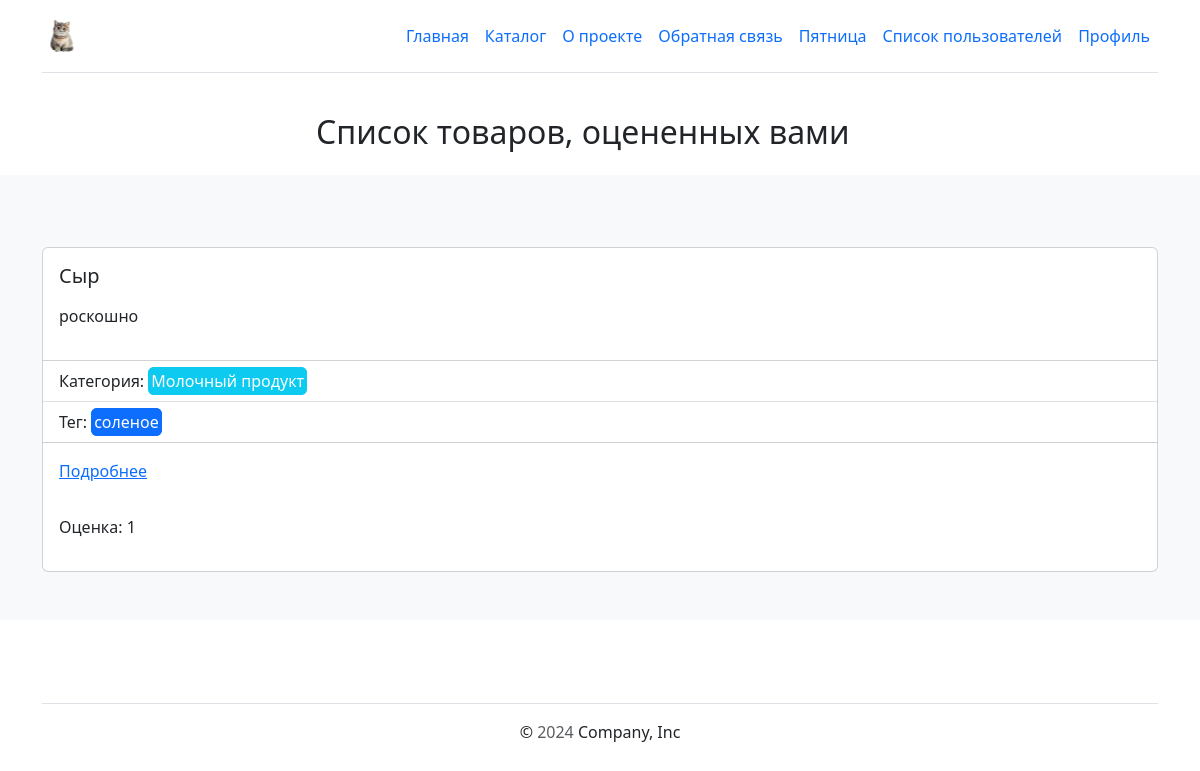
The app's page /statistics/rated/ (signed in) with its own data.
### catalog/models.py (models this page shows, shortened)
class Item(core.models.AbstractModel):
    text = tinymce.models.HTMLField(
        "текст",
        validators=[
            catalog.validators.ValidateMustContain("роскошно", "превосходно"),
        ],
        help_text="введите текст",
    )
    category = django.db.models.ForeignKey(
        Category,
        on_delete=django.db.models.CASCADE,
        default=None,
        related_name="items",
        related_query_name="item",
    )
    tags = django.db.models.ManyToManyField(
        Tag,
        related_name="items",
        related_query_name="item",
    )
    is_on_main = django.db.models.BooleanField(
        "принадлежит к главной странице",
        default=False,
        help_text="введите принадлежит ли к главной странице товар",
    )
    created_at = django.db.models.DateTimeField(
        "дата создания",
        auto_now_add=True,
        null=True,
    )
    updated_at = django.db.models.DateTimeField(
        "обновлено",
        auto_now=True,
        null=True,
    )
    objects = catalog.managers.ItemManager()
    def image_tmb(self):
        if self.main_image:
            return django.utils.safestring.mark_safe(
                f"<img src='{self.main_image.image.url}' width='50'>",
            )
        return "Нет изображения"
    image_tmb.short_description = "превью"
    image_tmb.allow_tags = True
    class Meta:
        verbose_name = "товар"
        verbose_name_plural = "товары"

class Category(core.models.AbstractModel):
    slug = django.db.models.SlugField(
        "слаг",
        max_length=200,
        unique=True,
        help_text="введите слаг",
    )
    weight = django.db.models.PositiveSmallIntegerField(
        "вес",
        default=100,
        validators=[catalog.validators.validate_int_from_1_to_32767],
        help_text="введите вес",
    )
    normalized_name = django.db.models.CharField(
        "нормализированное имя",
        max_length=150,
        unique=False,
        blank=True,
        default=None,
        null=True,
    )
    class Meta:
        verbose_name = "категория"
        verbose_name_plural = "категории"

class Tag(core.models.AbstractModel):
    slug = django.db.models.SlugField(
        "слаг",
        max_length=200,
        unique=True,
        help_text="введите слаг",
    )
    normalized_name = django.db.models.CharField(
        "нормализированное имя",
        max_length=150,
        unique=False,
        blank=True,
        default=None,
        null=True,
    )
    class Meta:
        verbose_name = "тег"
        verbose_name_plural = "теги"
    def __str__(self):
        return self.name

### rating/models.py (models this page shows, shortened)
class Rating(models.Model):
    class ScoreChoices(models.IntegerChoices):
        hate = 1, "Ненависть"
        dislike = 2, "Неприязнь"
        normal = 3, "Нейтрально"
        like = 4, "Обожание"
        love = 5, "Любовь"
        __empty__ = "Неизвестно"
    user = models.ForeignKey(
        User,
        on_delete=models.CASCADE,
        help_text="пользователь",
        related_name="ratings",
    )
    item = models.ForeignKey(
        catalog.models.Item,
        on_delete=models.CASCADE,
        help_text="товар",
        related_name="rating",
    )
    score = models.IntegerField(
        "оценка",
        choices=ScoreChoices.choices,
        default=ScoreChoices.normal,
        help_text="оценка",
        blank=True,
        null=True,
    )
    created_at = models.DateTimeField(
        "дата создания",
        help_text="дата создания",
        auto_now_add=True,
        null=True,
    )
    updated_at = models.DateTimeField(
        help_text="дата последнего изменения",
        auto_now=True,
        null=True,
    )
    class Meta:
        verbose_name = "отзыв"
        verbose_name_plural = "отзывы"
        constraints = [
            models.UniqueConstraint(
                fields=["user_id", "item_id"],
                name="unique_user_item",
            ),
        ]

### stats/views.py (the view)
# urls.py: path("rated/", stats.views.RatedItemsView.as_view(), name="rated-items"),
class RatedItemsView(mixins.LoginRequiredMixin, generic.View):
    def get(self, request):
        context = {}
        items = catalog.models.Item.objects.published()
        prefetched_items = (
            items.prefetch_related(
                Prefetch(
                    "rating",
                    queryset=rating.models.Rating.objects.filter(
                        user=request.user,
                    ),
                ),
            )
            .filter(rating__user=request.user)
            .order_by("-rating__score")
        )
        context["items"] = prefetched_items
        return render(request, "stats/rated_items.html", context)

### catalog/managers.py (called while the page is built)
    def published(self):
        item = self.get_queryset().filter(
            is_published=True,
            category__is_published=True,
        )
        item_field_name = catalog.models.Item.category.field.name
        category_field_name = catalog.models.Category.name.field.name
        category_order_by = f"{item_field_name}__{category_field_name}"
        queryset = item.order_by(
            category_order_by,
            catalog.models.Item.name.field.name,
        )
        return queryset.select_related(
            catalog.models.Item.category.field.name,
        ).prefetch_related(
            django.db.models.Prefetch(
                catalog.models.Item.tags.field.name,
                queryset=catalog.models.Tag.objects.filter(
                    is_published=True,
                ).defer(catalog.models.Tag.is_published.field.name),
            ),
        )

### lyceum/context_processors.py (called while the page is built)
def birthday_context_processor(request):
    user_offset = request.COOKIES.get("user_offset")
    current_time_utc = timezone.now()
    if user_offset:
        try:
            hours_offset = float(user_offset)
            user_time = current_time_utc + timedelta(hours=hours_offset)
        except ValueError:
            user_time = current_time_utc
    else:
        user_time = current_time_utc
    current_date = user_time.date()
    birthday_people = (
        User.objects.filter(
            profile__birthday__day=current_date.day,
            profile__birthday__month=current_date.month,
        )
        .select_related("profile")
        .only(
            "email",
            "first_name",
            "profile__birthday",
        )
    )
    return {
        "birthday_people": birthday_people,
    }

### templates/stats/rated_items.html
{% extends "base.html" %}
{% load i18n %}
{% block content %}
<div class="w-50 p-3 mx-auto">
    <h2>Список товаров, оцененных вами</h2>
</div>
<div class="album py-5 bg-light">
    <div class="container">
      <br />
      {% for item in items %}
        <div class="col">
            <div class="card">
            <div class="card-body">
                <h5 class="card-title">{{ item.name|capfirst }}</h5>
                <p class="card-text">{{ item.text|safe|truncatewords_html:10 }}</p>
            </div>
            <ul class="list-group list-group-flush">
                <li class="list-group-item">
                Категория:
                <span class="border border-3 border-info bg-info rounded-2 text-white"
                    >{{ item.category.name }}</span
                >
                </li>
                <li class="list-group-item">
                Тег: {% for tag in item.tags.all %}<span
                    class="border border-3 border-primary bg-primary rounded-2 text-white"
                    >{{ tag }}</span
                >{% endfor %}
                </li>
            </ul>
            <div class="card-body">
                <a href="{% url 'catalog:default-converter-page' item.id %}" class="card-link"
                >Подробнее</a
                >
            </div>
            <div class="card-body">
                <p>Оценка:
                {% for rating in item.rating.all %}
                    {{ rating.score }}
                {% endfor%}
                </p>
            </div>
        </div>
      {% endfor %}
    </div>
  </div>
{% endblock content %}

### records on screen
Item: name "Сыр", text "роскошно", category.name "Молочный продукт"
Tag: name "соленое"
Rating: score "1"
